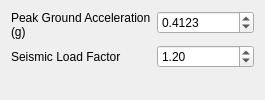
                    <widget class="QWidget" name="tab_seismic">
                      <attribute name="title">
                        <string>Seismic</string>
                      </attribute>
                      <layout class="QVBoxLayout" name="vbox_tab_seismic">
                        <item>
                          <layout class="QFormLayout" name="form_seismic">
                            <item row="0" column="0">
                              <widget class="QLabel" name="lbl_spin_PGA">
                                <property name="text">
                                  <string>Peak Ground Acceleration (g)</string>
                                </property>
                                <property name="wordWrap">
                                  <bool>true</bool>
                                </property>
                              </widget>
                            </item>
                            <item row="0" column="1">
                              <widget class="QDoubleSpinBox" name="spin_PGA">
                                <property name="decimals">
                                  <number>4</number>
                                </property>
                                <property name="minimum">
                                  <double>0.0</double>
                                </property>
                                <property name="maximum">
                                  <double>1000000.0</double>
                                </property>
                                <property name="singleStep">
                                  <double>0.01</double>
                                </property>
                                <property name="value">
                                  <double>0.4123</double>
                                </property>
                              </widget>
                            </item>
                            <item row="1" column="0">
                              <widget class="QLabel" name="lbl_spin_FPGA">
                                <property name="text">
                                  <string>Seismic Load Factor</string>
                                </property>
                                <property name="wordWrap">
                                  <bool>true</bool>
                                </property>
                              </widget>
                            </item>
                            <item row="1" column="1">
                              <widget class="QDoubleSpinBox" name="spin_FPGA">
                                <property name="decimals">
                                  <number>2</number>
                                </property>
                                <property name="minimum">
                                  <double>0.0</double>
                                </property>
                                <property name="maximum">
                                  <double>1000000.0</double>
                                </property>
                                <property name="singleStep">
                                  <double>0.01</double>
                                </property>
                                <property name="value">
                                  <double>1.2</double>
                                </property>
                              </widget>
                            </item>
                          </layout>
                        </item>
                      </layout>
                    </widget>
